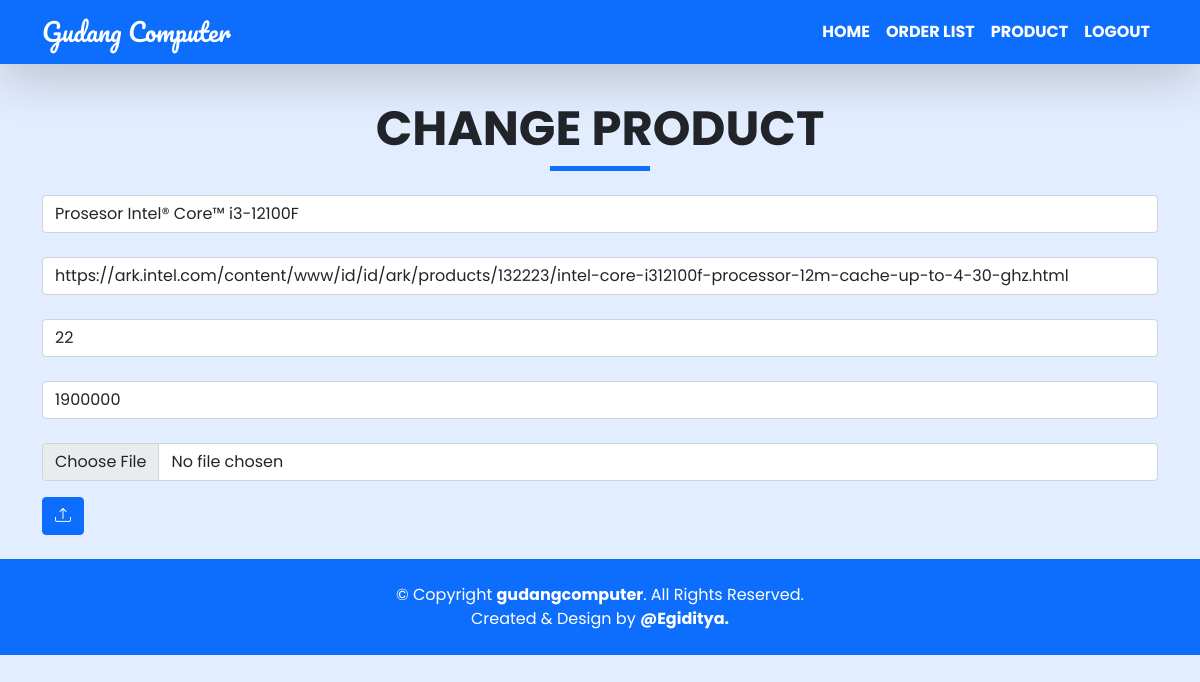
Screenshot of /admin/change.php?id=7 (signed in) with the database file from the repository.
### tables this page shows
CREATE TABLE `product` (
  `id` int(11) NOT NULL,
  `nama` varchar(256) NOT NULL,
  `spesifikasi` varchar(256) NOT NULL,
  `stock` varchar(256) NOT NULL,
  `price` varchar(256) NOT NULL,
  `gambar` varchar(256) NOT NULL
);

### functions.php (called while the page is built, shortened)
<?php
$db = mysqli_connect("localhost", "root", "", "gudangcomputer");
function query($query)
{
    global $db;
    $result = mysqli_query($db, $query);
    $rows = [];
    while ($row = mysqli_fetch_assoc($result)) {
        $rows[] = $row;
    }
    return $rows;
}

### admin/change.php (the view, shortened to what this page needs)
<?php
require '../functions.php';
$id = $_GET["id"];
$prdct = query("SELECT * FROM product WHERE id = $id")[0];
?>
<!doctype html>
<html lang="en">
<head>
    <link href="https://cdn.jsdelivr.net/npm/bootstrap@5.0.2/dist/css/bootstrap.min.css" rel="stylesheet"
>
    <link rel="stylesheet" href="../css/navbar.css">
    <link rel="stylesheet" href="../css/index.css">
    <link rel="stylesheet" href="https://cdn.jsdelivr.net/npm/bootstrap-icons@1.8.3/font/bootstrap-icons.css">
</head>
<body>
    <nav class="navbar navbar-expand-lg navbar-dark bg-primary shadow-lg fixed-top">
        <div class="container">
            <a class="navbar-brand">Gudang Computer</a>
            <div class="collapse navbar-collapse" id="navbarNav">
                <ul class="navbar-nav ms-auto fw-bold text-uppercase">
                    <li class="nav-item">
                        <a class="nav-link text-white" href="index.php">HOME</a>
                    </li>
                    <li class="nav-item">
                        <a class="nav-link text-white" href="orderlist.php">Order List</a>
                    </li>
                    <li class="nav-item">
                        <a class="nav-link text-white" href="product.php">Product</a>
                    </li>
                    <li class="nav-item">
                        <a class="nav-link text-white" href="logoutadmin.php"
                            onclick="return confirm('Are You Sure?')">Logout</a>
                    </li>
                </ul>
            </div>
        </div>
    </nav>
    <section class="container">
        <section class="jumbotron text-center mb-4" style="margin-top: 100px;">
            <h1 class="display-5 text-uppercase fw-bold">Change Product</h1>
            <hr class="text-primary underline">
        </section>
        <form action="" method="post" enctype="multipart/form-data">
            <div class="mb-4">
                <input type="text" class="form-control" id="nama" name="nama" placeholder="Name"
                    value="<?= $prdct["nama"]; ?>">
            </div>
            <div class="mb-4">
                <input type="url" class="form-control" id="spesifikasi" name="spesifikasi" placeholder="Specification"
                    value="<?= $prdct["spesifikasi"]; ?>">
            </div>
            <div class="mb-4">
                <input type="number" class="form-control" id="stock" name="stock" placeholder="Stock"
                    value="<?= $prdct["stock"]; ?>">
            </div>
            <div class="mb-4">
                <input type="text" class="form-control" id="price" name="price" placeholder="Price"
                    value="<?= $prdct["price"]; ?>">
            </div>
            <div class="mb-3">
                <input type="file" class="form-control" id="gambar" name="gambar" placeholder="Image"
                    value="<?= $prdct["gambar"]; ?>">
            </div>
            <button type="submit" class="btn btn-primary mb-4" name="submit"><i class="bi bi-upload"></i></button>
        </form>
    </section>
    <footer id="footer" class="py-4 bg-primary position-relative">
        <div class="container-md text-center text-white fs-6">
            <p class="my-0">&copy; Copyright <span class="fw-bold">gudangcomputer</span>. All Rights Reserved.</p>
            <p class="my-0">
                Created & Design
                by
                <span class="fw-bold">@Egiditya.</span>
            </p>
        </div>
    </footer>
</body>
</html>

### css/navbar.css (style rules this page uses)
body { overflow-x: hidden; background-color: #e2edff; font-family: "Poppins", sans-serif; height: 80vh; }
.navbar-brand { font-family: "Pacifico", cursive; font-size: 25px; }
.nav-link { font-family: "Poppins", sans-serif; font-weight: bold; text-transform: uppercase; }

### css/index.css (style rules this page uses)
body { overflow-x: hidden; background-color: #e2edff; font-family: "Poppins", sans-serif; }
.navbar-brand { font-family: "Pacifico", cursive; font-size: 25px; }
.nav-link { font-family: "Poppins", sans-serif; font-weight: bold; text-transform: uppercase; }
.container { z-index: 2; position: relative; }
.jumbotron hr { width: 100px; height: 5px; opacity: 1; margin: 0 auto; }

### rows the page displays
product: nama "Prosesor Intel® Core™ i3-12100F", spesifikasi "https://ark.intel.com/content/www/id/id/ark/products/132223/intel-core-i312100f-processor-12m-cache-up-to-4-30-ghz.html", stock "22", price "1900000"
